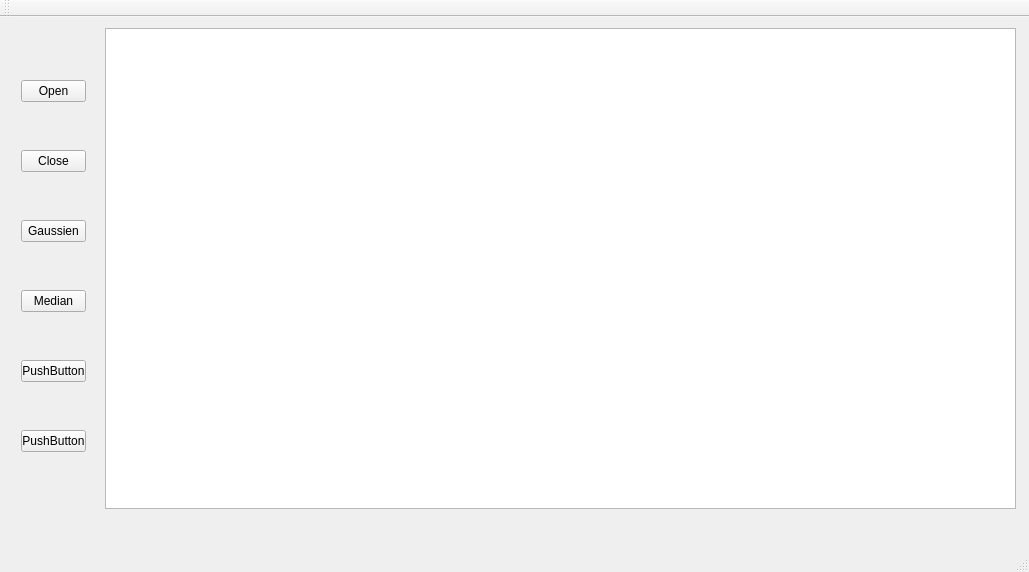
<?xml version="1.0" encoding="UTF-8"?>
<ui version="4.0">
 <class>MainWindow</class>
 <widget class="QMainWindow" name="MainWindow">
  <property name="geometry">
   <rect>
    <x>0</x>
    <y>0</y>
    <width>1029</width>
    <height>572</height>
   </rect>
  </property>
  <property name="windowTitle">
   <string>MainWindow</string>
  </property>
  <widget class="QWidget" name="centralWidget">
   <widget class="QWidget" name="gridLayoutWidget">
    <property name="geometry">
     <rect>
      <x>10</x>
      <y>10</y>
      <width>87</width>
      <height>481</height>
     </rect>
    </property>
    <layout class="QGridLayout" name="gridLayout">
     <item row="0" column="0">
      <widget class="QPushButton" name="buttonOpen">
       <property name="text">
        <string>Open</string>
       </property>
      </widget>
     </item>
     <item row="4" column="0">
      <widget class="QPushButton" name="pushButton_5">
       <property name="text">
        <string>PushButton</string>
       </property>
      </widget>
     </item>
     <item row="2" column="0">
      <widget class="QPushButton" name="buttonGaussien">
       <property name="text">
        <string>Gaussien</string>
       </property>
      </widget>
     </item>
     <item row="3" column="0">
      <widget class="QPushButton" name="buttonMedian">
       <property name="text">
        <string>Median</string>
       </property>
      </widget>
     </item>
     <item row="1" column="0">
      <widget class="QPushButton" name="buttonClose">
       <property name="text">
        <string>Close</string>
       </property>
      </widget>
     </item>
     <item row="5" column="0">
      <widget class="QPushButton" name="pushButton_6">
       <property name="text">
        <string>PushButton</string>
       </property>
      </widget>
     </item>
    </layout>
   </widget>
   <widget class="QGraphicsView" name="graphicsView">
    <property name="geometry">
     <rect>
      <x>105</x>
      <y>11</y>
      <width>911</width>
      <height>481</height>
     </rect>
    </property>
   </widget>
  </widget>
  <widget class="QMenuBar" name="menuBar">
   <property name="geometry">
    <rect>
     <x>0</x>
     <y>0</y>
     <width>1029</width>
     <height>27</height>
    </rect>
   </property>
  </widget>
  <widget class="QToolBar" name="mainToolBar">
   <attribute name="toolBarArea">
    <enum>TopToolBarArea</enum>
   </attribute>
   <attribute name="toolBarBreak">
    <bool>false</bool>
   </attribute>
  </widget>
  <widget class="QStatusBar" name="statusBar"/>
 </widget>
 <layoutdefault spacing="6" margin="11"/>
 <resources/>
 <connections/>
</ui>
